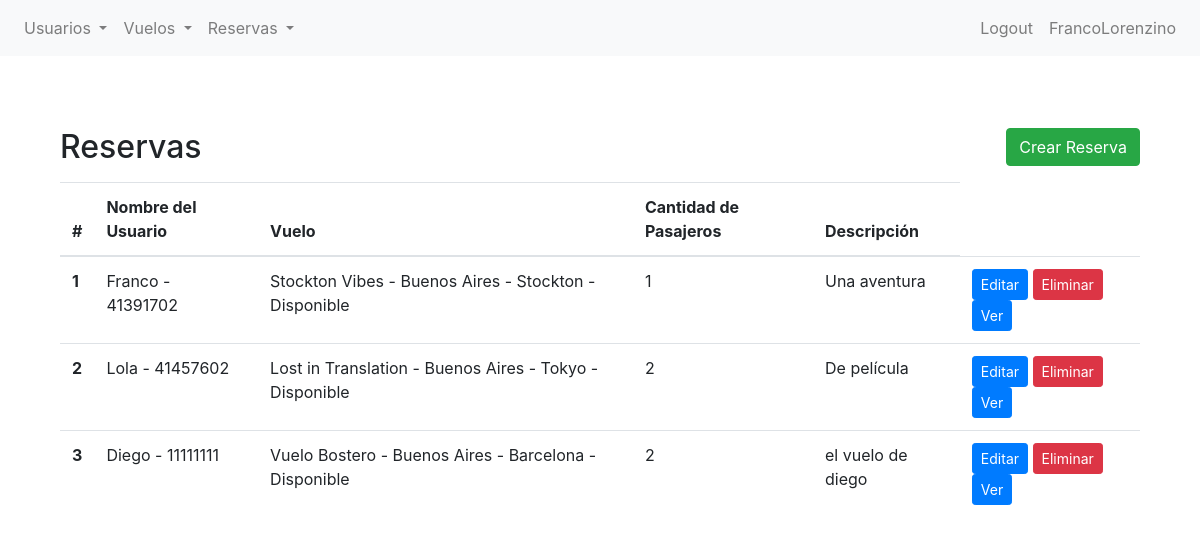
The app's page /bookings/list/ (signed in) with its own data.
### bookings/models.py (models this page shows, shortened)
class Reserva(models.Model):
    nombre_de_usuario = models.ForeignKey(Usuario, on_delete=models.CASCADE, related_name='usuarios')
    vuelo = models.ForeignKey(Vuelo, on_delete=models.CASCADE, related_name='vuelos')
    cantidad_de_pasajeros = models.IntegerField()
    descripcion = models.TextField(blank=True, null=True)

class Usuario(models.Model):
    nombre = models.CharField(max_length=100)
    edad = models.IntegerField()
    nacionalidad = models.CharField(max_length=100)
    dni = models.CharField(max_length=8)
    def __str__(self):
        return f"{self.nombre} - {self.dni}"

class Vuelo(models.Model):
    nombre = models.CharField(max_length=100)
    disponible = models.BooleanField(default=True)
    capacidad = models.IntegerField()
    origen = models.CharField(max_length=100)
    destino = models.CharField(max_length=100)
    fecha = models.DateField(default=timezone.now)
    hora_salida = models.TimeField(default=timezone.now)
    hora_llegada = models.TimeField(default=timezone.now)
    def __str__(self):
        return f"{self.nombre} - {self.origen} - {self.destino} - {'Disponible' if self.disponible else 'No Disponible'}"

### bookings/views.py (the view)
# urls.py: path("list/", list_view, name="bookings-list"),
@login_required
def list_view(request):
    reservas = Reserva.objects.all()
    contexto_dict = {"todas_las_reservas": reservas}
    return render(request, "bookings/list.html", contexto_dict)

### bookings/templates/bookings/list.html (shortened to what this page needs)
{% extends 'bookings/base.html' %}
{% block content %}
<section class="py-5">
    <div class="container">
        <div class="d-flex justify-content-between align-items-center mb-3">
            <h2 class="mb-0">Reservas</h2>
            <a href="{% url 'yyy' %}" class="btn btn-success">Crear Reserva</a>
        </div>
        <table class="table">
            <thead>
                <tr>
                    <th scope="col">#</th>
                    <th scope="col">Nombre del Usuario</th>
                    <th scope="col">Vuelo</th>
                    <th scope="col">Cantidad de Pasajeros</th>
                    <th scope="col">Descripción</th>
                </tr>
            </thead>
            <tbody>
                {% if todas_las_reservas %}
                {% for reserva in todas_las_reservas %}
                <tr>
                    <th scope="row">{{ forloop.counter }}</th>
                    <td>{{ reserva.nombre_de_usuario }}</td>
                    <td>{{ reserva.vuelo }}</td>
                    <td>{{ reserva.cantidad_de_pasajeros }}</td>
                    <td>{{ reserva.descripcion }}</td>
                    <td>
                        <a href="{% url 'reserva-update' reserva.id %}" class="btn btn-primary btn-sm">Editar</a>
                        <a href="{% url 'reserva-delete' reserva.id %}" class="btn btn-danger btn-sm">Eliminar</a>
                        <a href="/bookings/detail/{{ reserva.id }}" class="btn btn-primary btn-sm">Ver</a>
                    </td>
                    {% endfor %}
                </tr>
                {% else %}
                <tr>
                    <td colspan="7">No hay Reservas disponibles.</td>
                </tr>
                {% endif %}
            </tbody>
        </table>
    </div>
</section>
{% endblock %}

### bookings/templates/bookings/base.html (shortened to what this page needs)
{% load static %}
<!DOCTYPE html>
<html lang="en">
<head>
    <link rel="stylesheet" href="{% static 'bookings/css/bootstrap.css' %}">
</head>
<body>
    <nav class="navbar navbar-expand-lg navbar-light bg-light">
        <div class="collapse navbar-collapse" id="navbarNav">
            <ul class="navbar-nav">
                {% if user.is_authenticated %}
                <li class="nav-item dropdown">
                    <a class="nav-link dropdown-toggle" href="#" id="navbarDropdownMenuLinkReserva" role="button" data-toggle="dropdown" aria-haspopup="true" aria-expanded="false">
                        Usuarios
                    </a>
                </li>
                <li class="nav-item dropdown">
                    <a class="nav-link dropdown-toggle" href="#" id="navbarDropdownMenuLinkSala" role="button" data-toggle="dropdown" aria-haspopup="true" aria-expanded="false">
                        Vuelos
                    </a>
                </li>
                <li class="nav-item dropdown">
                    <a class="nav-link dropdown-toggle" href="#" id="navbarDropdownMenuLinkReserva" role="button" data-toggle="dropdown" aria-haspopup="true" aria-expanded="false">
                        Reservas
                    </a>
                </li>
                {% endif %}
            </ul>
            <ul class="navbar-nav ml-auto">
                {% if user.is_authenticated %}
                    <li class="nav-item">
                        <a class="nav-link" href="{% url 'logout' %}">Logout</a>
                    </li>
                    <li class="nav-item">
                        <a class="nav-link" href="{% url 'editar-perfil' %}">{{ user }}</a>
                    </li>
                {% endif %}
            </ul>
        </div>
    </nav>
    <div class="container mt-4">
        {% block content %}{% endblock content %}
    </div>
</body>
</html>

### records on screen
Reserva: nombre_de_usuario "Franco - 41391702", vuelo "Stockton Vibes - Buenos Aires - Stockton - Disponible", cantidad_de_pasajeros "1", descripcion "Una aventura"
Reserva: nombre_de_usuario "Lola - 41457602", vuelo "Lost in Translation - Buenos Aires - Tokyo - Disponible", cantidad_de_pasajeros "2", descripcion "De película"
Reserva: nombre_de_usuario "Diego - 11111111", vuelo "Vuelo Bostero - Buenos Aires - Barcelona - Disponible", cantidad_de_pasajeros "2", descripcion "el vuelo de diego"

### other values on screen
{{ user }} "FrancoLorenzino"
